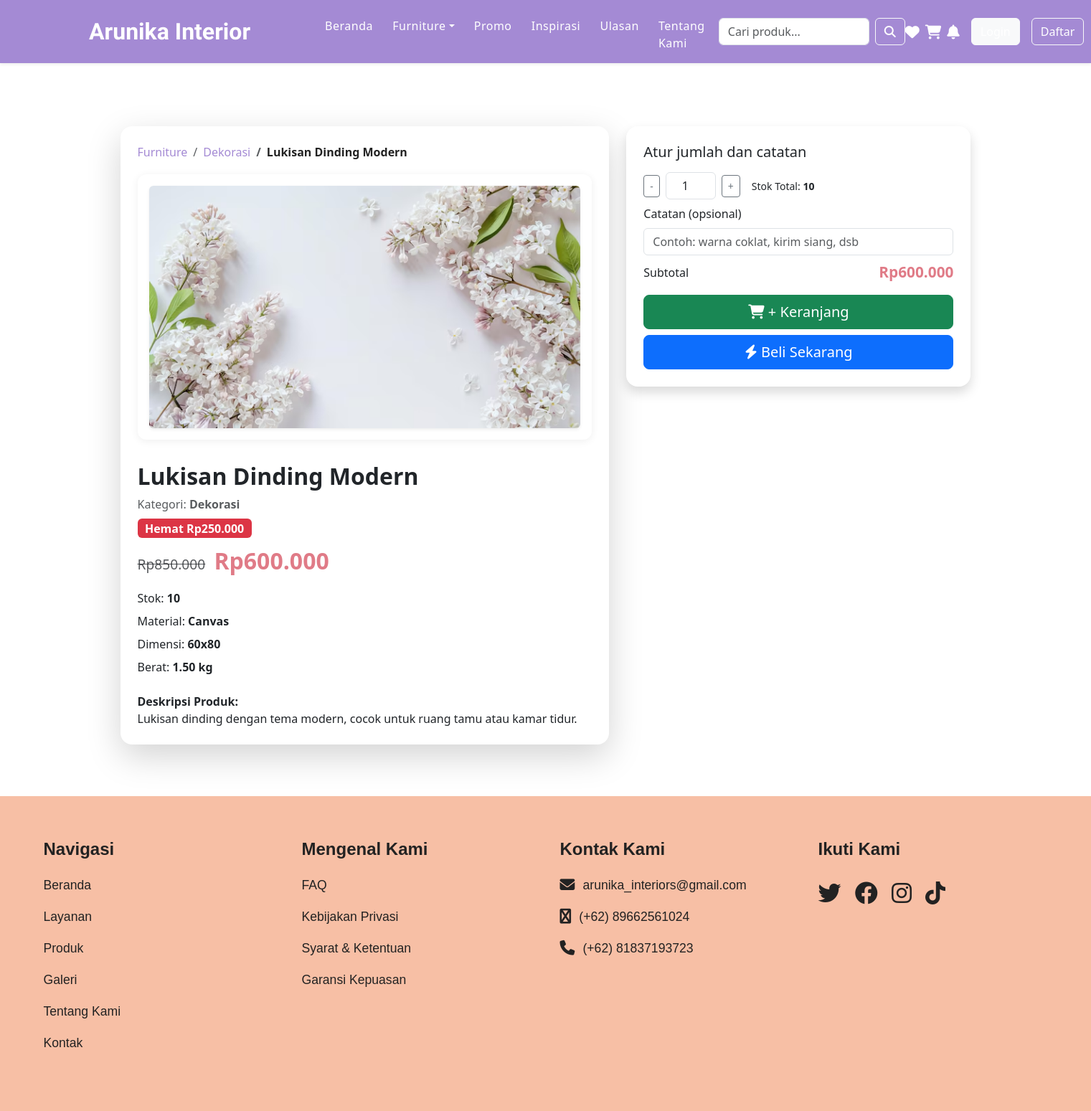
Screenshot of /view/user/product/detail.php?id=10&promo=1 with the database file from the repository.
### tables this page shows
CREATE TABLE furniture (
    furniture_id INT AUTO_INCREMENT PRIMARY KEY,
    kategori_id INT NOT NULL,
    nama_furniture VARCHAR(255) NOT NULL,
    harga DECIMAL(10,2) NOT NULL,
    stok INT DEFAULT 0,
    gambar_furniture VARCHAR(255),
    deskripsi TEXT,
    berat DECIMAL(5,2),
    dimensi VARCHAR(100),
    material VARCHAR(100),
    is_active BOOLEAN DEFAULT TRUE,
    created_at TIMESTAMP DEFAULT CURRENT_TIMESTAMP,
    updated_at TIMESTAMP DEFAULT CURRENT_TIMESTAMP ON UPDATE CURRENT_TIMESTAMP,
    FOREIGN KEY (kategori_id) REFERENCES kategori(kategori_id) ON DELETE RESTRICT
);

CREATE TABLE kategori (
    kategori_id INT AUTO_INCREMENT PRIMARY KEY,
    nama_kategori VARCHAR(100) NOT NULL,
    deskripsi TEXT,
    icon VARCHAR(50),
    is_active BOOLEAN DEFAULT TRUE,
    created_at TIMESTAMP DEFAULT CURRENT_TIMESTAMP
);

CREATE TABLE diskon (
    diskon_id INT AUTO_INCREMENT PRIMARY KEY,
    furniture_id INT NOT NULL,
    tipe ENUM('persen', 'nominal') NOT NULL,
    nilai DECIMAL(10,2) NOT NULL,
    tanggal_mulai TIMESTAMP NULL,
    tanggal_selesai TIMESTAMP NULL,
    is_active BOOLEAN DEFAULT TRUE,
    keterangan TEXT,
    created_at TIMESTAMP DEFAULT CURRENT_TIMESTAMP,
    updated_at TIMESTAMP DEFAULT CURRENT_TIMESTAMP ON UPDATE CURRENT_TIMESTAMP,
    FOREIGN KEY (furniture_id) REFERENCES furniture(furniture_id) ON DELETE CASCADE
);

### view/user/product/detail.php (the view, shortened to what this page needs)
<?php
$id = (int)$_GET['id'];
include_once $_SERVER['DOCUMENT_ROOT'] . '/Arunika/config/connect.php';
$stmt = $conn->prepare("SELECT f.*, k.nama_kategori FROM furniture f LEFT JOIN kategori k ON f.kategori_id = k.kategori_id WHERE f.furniture_id = ? AND f.is_active = 1");
$stmt->bind_param("i", $id);
$stmt->execute();
$res = $stmt->get_result();
$f = $res->fetch_assoc();
$diskon = null;
$dq = $conn->prepare("SELECT * FROM diskon WHERE furniture_id = ? AND is_active = 1 AND NOW() BETWEEN tanggal_mulai AND tanggal_selesai LIMIT 1");
$dq->bind_param("i", $id);
$dq->execute();
$dr = $dq->get_result();
if ($dr->num_rows > 0) $diskon = $dr->fetch_assoc();
$harga_lama = null;
$badge_diskon = '';
if ($diskon) {
    if ($diskon['tipe'] == 'persen') {
        $harga_lama = $f['harga'] / (1 - $diskon['nilai']/100);
        $badge_diskon = 'Diskon ' . number_format($diskon['nilai'],0) . '%';
    } else {
        $harga_lama = $f['harga'] + $diskon['nilai'];
        $badge_diskon = 'Hemat Rp' . number_format($diskon['nilai'],0,',','.');
    }
}
?>
<div class="container py-5" style="margin-top:40px;">
  <div class="row justify-content-center">
    <div class="col-lg-11">
      <div class="row g-4 align-items-start">
        <div class="col-md-7">
          <div class="card shadow-lg border-0 rounded-4 p-4 product-detail-container mb-4">
            <div class="row g-3">
              <div class="col-12">
                <nav aria-label="breadcrumb" class="mb-3">
                  <ol class="breadcrumb" style="background:transparent; padding:0; margin-bottom:1.2rem;">
                    <li class="breadcrumb-item">
                      <a href="/Arunika/view/user/product/furniture.php">Furniture</a>
                    </li>
                    <li class="breadcrumb-item">
                      <a href="/Arunika/view/user/product/furniture.php?cat=<?= urlencode($f['nama_kategori']) ?>">
                        <?= htmlspecialchars($f['nama_kategori']) ?>
                      </a>
                    </li>
                    <li class="breadcrumb-item active" aria-current="page">
                      <?= htmlspecialchars($f['nama_furniture']) ?>
                    </li>
                  </ol>
                </nav>
                <div class="detail-img-wrap mb-3">
                  <img src="/Arunika/assets/img/<?= htmlspecialchars($f['gambar_furniture'] ?? 'noimage.jpg') ?>" alt="<?= htmlspecialchars($f['nama_furniture']) ?>" class="img-fluid rounded shadow-sm w-100" style="max-height:350px;object-fit:cover;">
                </div>
              </div>
              <div class="col-12">
                <h2 class="mb-2" style="font-weight:700;"><?= htmlspecialchars($f['nama_furniture']) ?></h2>
                <div class="mb-2 text-muted">Kategori: <b><?= htmlspecialchars($f['nama_kategori']) ?></b></div>
                <?php if ($badge_diskon): ?>
                  <span class="badge bg-danger mb-2" style="font-size:1rem;"> <?= $badge_diskon ?> </span>
                <?php endif; ?>
                <div class="mb-3">
                  <?php if ($harga_lama): ?>
                    <span class="text-muted text-decoration-line-through" style="font-size:1.2rem;">Rp<?= number_format($harga_lama,0,',','.') ?></span>
                  <?php endif; ?>
                  <span class="ms-2" style="font-size:2rem;font-weight:700;color:#e07b87;">Rp<?= number_format($f['harga'],0,',','.') ?></span>
                </div>
                <div class="mb-2">Stok: <b><?= (int)$f['stok'] ?></b></div>
                <div class="mb-2">Material: <b><?= htmlspecialchars($f['material']) ?></b></div>
                <div class="mb-2">Dimensi: <b><?= htmlspecialchars($f['dimensi']) ?></b></div>
                <div class="mb-3">Berat: <b><?= number_format($f['berat'],2) ?> kg</b></div>
                <div class="mt-4">
                  <b>Deskripsi Produk:</b>
                  <?php
                  $deskripsi = trim($f['deskripsi']);
                  $max_char = 200;
                  if (mb_strlen($deskripsi) > $max_char) {
                    $short_desc = mb_substr($deskripsi, 0, $max_char);
                    $last_space = mb_strrpos($short_desc, ' ');
                    if ($last_space !== false) $short_desc = mb_substr($short_desc, 0, $last_space);
                  ?>
                    <div id="desc-short" style="white-space:pre-line;"> <?= nl2br(htmlspecialchars($short_desc)) ?>...</div>
                    <div id="desc-full" style="display:none; white-space:pre-line;"> <?= nl2br(htmlspecialchars($deskripsi)) ?> </div>
                    <button type="button" class="btn btn-link p-0 mt-1" id="toggle-desc" style="font-size:1rem;">Tampilkan Lebih Banyak</button>
                  <?php } else { ?>
                    <div style="white-space:pre-line;"> <?= nl2br(htmlspecialchars($deskripsi)) ?> </div>
                  <?php } ?>
                </div>
              </div>
            </div>
          </div>
        </div>
        <div class="col-md-5">
          <div class="card shadow border-0 rounded-4 p-4 detail-kanan-sticky">
            <h5 class="mb-3">Atur jumlah dan catatan</h5>
            <form method="post" action="/Arunika/controller/keranjang_add.php" id="form-keranjang" class="mb-2">
              <div class="d-flex align-items-center mb-2 gap-2">
                <button type="button" class="btn btn-outline-secondary btn-sm" id="qty-minus">-</button>
                <input type="number" id="jumlah" name="jumlah" value="1" min="1" max="<?= (int)$f['stok'] ?>" class="form-control text-center" style="width:70px;" required>
                <button type="button" class="btn btn-outline-secondary btn-sm" id="qty-plus">+</button>
                <span class="ms-2 small">Stok Total: <b><?= (int)$f['stok'] ?></b></span>
              </div>
              <div class="mb-2">
                <label for="catatan" class="form-label">Catatan (opsional)</label>
                <input type="text" name="catatan" id="catatan" class="form-control" maxlength="100" placeholder="Contoh: warna coklat, kirim siang, dsb">
              </div>
              <div class="mb-3 d-flex justify-content-between align-items-center">
                <span>Subtotal</span>
                <span id="subtotal" class="fw-bold" style="font-size:1.3rem; color:#e07b87;">Rp<?= number_format($f['harga'],0,',','.') ?></span>
              </div>
              <div class="d-grid gap-2">
                <button type="submit" class="btn btn-success btn-lg"><i class="fas fa-shopping-cart"></i> + Keranjang</button>
              </div>
            </form>
            <form method="post" action="/Arunika/controller/keranjang_add.php" id="form-beli">
              <button type="submit" name="beli_sekarang" class="btn btn-primary btn-lg w-100"><i class="fas fa-bolt"></i> Beli Sekarang</button>
            </form>
          </div>
        </div>
      </div>
    </div>
  </div>
</div>
<?php
include $_SERVER['DOCUMENT_ROOT'] . '/Arunika/view/user/master.php';

### assets/css/style.css (style rules this page uses)
body { margin: 0; padding: 0; }

### view/user/product/detail.php (style rules this page uses)
.product-detail-container { background: #fff; border-radius: 24px; box-shadow: 0 4px 32px #0001; }
.detail-img-wrap { background:#fff;border-radius:12px;box-shadow:0 2px 12px #0001;padding:1rem; }
.detail-kanan-sticky { position: sticky; top: 72px; z-index: 20; }
.breadcrumb a { color: #a48ad4; text-decoration: none; }
.breadcrumb-item.active { color: #222; font-weight: 600; }

### rows the page displays
furniture: kategori.nama_kategori "Dekorasi", nama_furniture "Lukisan Dinding Modern", gambar_furniture (picture), harga.nilai "850.000", harga "600.000", stok "10", material "Canvas", dimensi "60x80", berat "1.50", deskripsi "Lukisan dinding dengan tema modern, cocok untuk ruang tamu atau kamar tidur."
diskon: nilai "Hemat Rp250.000"
